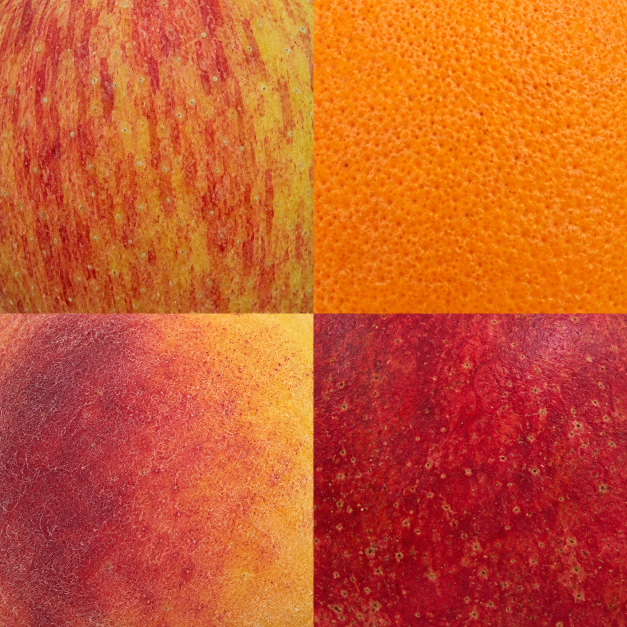
#> input picture 3d/tools/fruits-realism/skin-atlas.png, 1254 x 1254 px (shown at 1/2 size)
$ python build.py
#> lines starting #> are read from the running program, lines starting #| are printed output that depends on the picture
"""Deterministic glTF 2.0 food asset. Python 3 + numpy + Pillow; no runtime dependencies.

Source composition/scale: fruits-clean-v2.glb. New parametrically sculpted geometry,
UVs, smooth normals, embedded skin albedo and separate micro-normal/roughness maps.
Skin atlas is generated source artwork; previews must be rendered from this GLB.
"""
import sys, json, struct, io, math
from pathlib import Path
import numpy as np
from PIL import Image, ImageFilter

ROOT = Path(__file__).resolve().parents[3]
OUT = ROOT / '3d/assets/fruits-real-v1.glb'
ATLAS = Image.open(Path(__file__).with_name('skin-atlas.png')).convert('RGB')
#> ATLAS is the input picture: PIL image 1254x1254 RGB; mean R, G, B 201.8, 88.4, 42.9
RNG = np.random.default_rng(240914)
PI = np.pi
gltf = dict(asset={'version':'2.0','generator':'Qadam fruit studio 1.0'}, scene=0,
            scenes=[{'nodes':[]}], nodes=[], meshes=[], materials=[], textures=[],
            images=[], samplers=[{'magFilter':9729,'minFilter':9987,'wrapS':10497,'wrapT':10497}],
            accessors=[], bufferViews=[], buffers=[])
chunks=[]
byte_offset=0
mesh_records=[]

def blob(data, target=None):
    global byte_offset
    data=bytes(data); n=len(data)
    view={'buffer':0,'byteOffset':byte_offset,'byteLength':n}
    if target: view['target']=target
    gltf['bufferViews'].append(view)
    padded=data+b'\x00'*((-n)%4);chunks.append(padded);byte_offset+=len(padded)
    return len(gltf['bufferViews'])-1

def accessor(arr, kind, component=5126, bounds=False):
    arr=np.asarray(arr,dtype={5126:'<f4',5125:'<u4',5121:'u1'}[component])
    item={'bufferView':blob(arr.tobytes(),34963 if kind=='SCALAR' else 34962),
          'componentType':component,'count':len(arr),'type':kind}
    if bounds: item.update(min=arr.min(axis=0).tolist(),max=arr.max(axis=0).tolist())
    if component==5121:item['normalized']=True
    gltf['accessors'].append(item);return len(gltf['accessors'])-1

def texture(array, name, jpeg=False):
    im=Image.fromarray(np.uint8(np.clip(array,0,255)))
    if not jpeg: im=im.resize((256,256),Image.Resampling.LANCZOS)
    buf=io.BytesIO();im.save(buf,format='JPEG' if jpeg else 'PNG',quality=91,optimize=True)
    gltf['images'].append({'name':name,'bufferView':blob(buf.getvalue()),'mimeType':'image/jpeg' if jpeg else 'image/png'})
    gltf['textures'].append({'source':len(gltf['images'])-1,'sampler':0})
    return len(gltf['textures'])-1

def noise(n, coarse, seed):
    rng=np.random.default_rng(seed)
    small=Image.fromarray(np.uint8(rng.random((coarse,coarse))*255))
    return np.asarray(small.resize((n,n),Image.Resampling.BICUBIC),dtype=float)/255

def skin(kind, tile, roughness, normal_strength, seed):
    n=512
    if tile is not None:
        w,h=ATLAS.size;x,y=tile
        img=ATLAS.crop((x*w//2,y*h//2,(x+1)*w//2,(y+1)*h//2)).resize((n,n),Image.Resampling.LANCZOS)
        rgb=np.array(img,dtype=float)
        # Mirrored repeat makes longitude continuous without painting a seam.
        col=np.arange(n); col=np.where(col<n//2,col*2,(n-1-col)*2)
        rgb=rgb[:,col]
        if kind=='peach':
            soft=np.array(Image.fromarray(rgb.astype('uint8')).filter(ImageFilter.GaussianBlur(1.1)),dtype=float)
            rgb=0.42*rgb+0.58*soft
    else:
        broad=noise(n,12,seed);fine=noise(n,90,seed+1)
        color=np.array([61,51,69]) if kind=='grape' else np.array([72,93,28])
        rgb=np.tile(color,(n,n,1)).astype(float)
        rgb+=(broad[...,None]-.5)*np.array([36,32,42])
        rgb+=(fine[...,None]-.5)*8
    micro=noise(n,240,seed+2); broad=noise(n,18,seed+3)
    luminance=rgb.mean(axis=2)/255
    low=np.asarray(Image.fromarray(np.uint8(luminance*255)).filter(ImageFilter.GaussianBlur(3)),float)/255
    height=(luminance-low)*.5+(micro-.5)*.15
    # All fruit skins have small pores; the roughness maps remain non-metallic.
    dx=(np.roll(height,-1,axis=1)-np.roll(height,1,axis=1))*normal_strength
    dy=(np.roll(height,-1,axis=0)-np.roll(height,1,axis=0))*normal_strength
    normals=np.stack([-dx,dy,np.ones_like(dx)],axis=-1)
    normals/=np.linalg.norm(normals,axis=-1,keepdims=True)
    orm=np.zeros((n,n,3));orm[:,:,0]=255
    orm[:,:,1]=np.clip(roughness+(broad-.5)*.14+(micro-.5)*.07,.15,.96)*255
    mat={'name':kind+' skin','pbrMetallicRoughness':{
        'baseColorTexture':{'index':texture(rgb,kind+' albedo',True)},
        'metallicFactor':0,'roughnessFactor':1,
        'metallicRoughnessTexture':{'index':texture(orm,kind+' roughness')}},
        'normalTexture':{'index':texture((normals*.5+.5)*255,kind+' micro-normal'),'scale':.6}}
    gltf['materials'].append(mat);return len(gltf['materials'])-1

def simple(name, color, rough):
    # glTF factors are linear; convert artist-authored sRGB swatches correctly.
    c=np.array(color)/255;c=np.where(c<=.04045,c/12.92,((c+.055)/1.055)**2.4)
    gltf['materials'].append({'name':name,'pbrMetallicRoughness':{'baseColorFactor':[*c.tolist(),1], 'metallicFactor':0,'roughnessFactor':rough}})
    return len(gltf['materials'])-1

apple_mat=skin('apple',(0,0),.34,2.5,1)
orange_mat=skin('orange',(1,0),.52,4.5,2)
#> call 2 of skin, with kind = 'orange', tile = (1, 0), roughness = 0.52, normal_strength = 4.5, seed = 2
#> in skin (call 2), `height=(luminance-low)*.5+(micro-.5)*.15`:
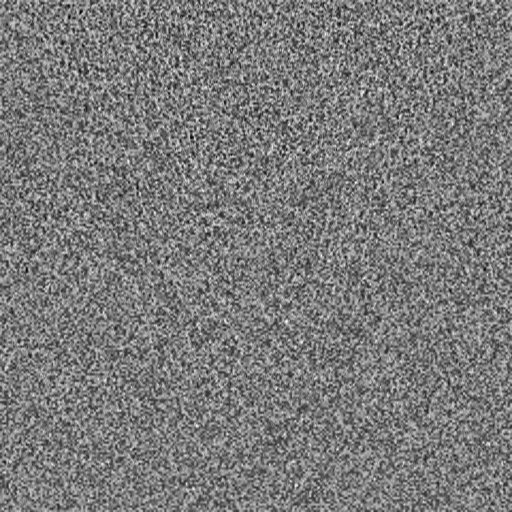
#> height: shape (512, 512) float64; min -0.15, max 0.162, mean 0.000474; drawn with min black and max white
#> in skin (call 2), `dy=(np.roll(height,-1,axis=0)-np.roll(height,1,axis=0))*normal_strength`:
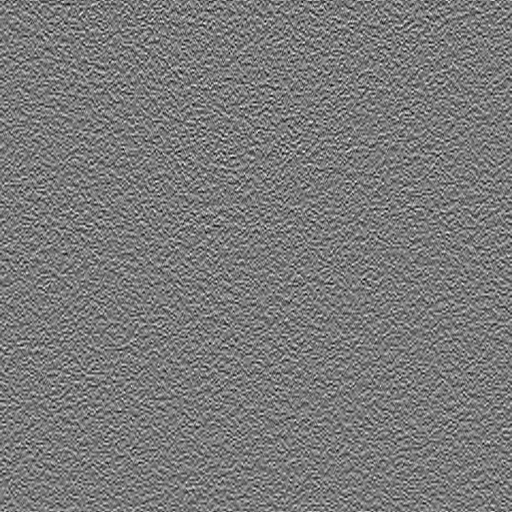
#> dy: shape (512, 512) float64; min -0.903, max 0.976, mean -8.13e-20; drawn with min black and max white
#> in skin (call 2), `normals/=np.linalg.norm(normals,axis=-1,keepdims=True)`:
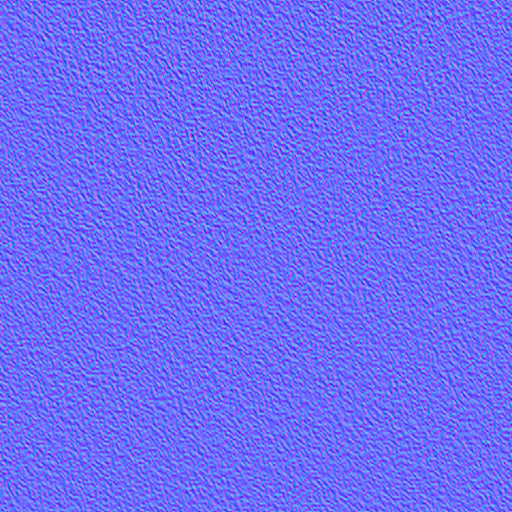
#> normals: shape (512, 512, 3) float64; mean of channels 0, 1, 2 9.15e-06, -5.11e-05, 0.955; drawn with min black and max white
#> in skin (call 2), `orm[:,:,1]=np.clip(roughness+(broad-.5)*.14+(micro-.5)*.07,.15,.96)*255`:
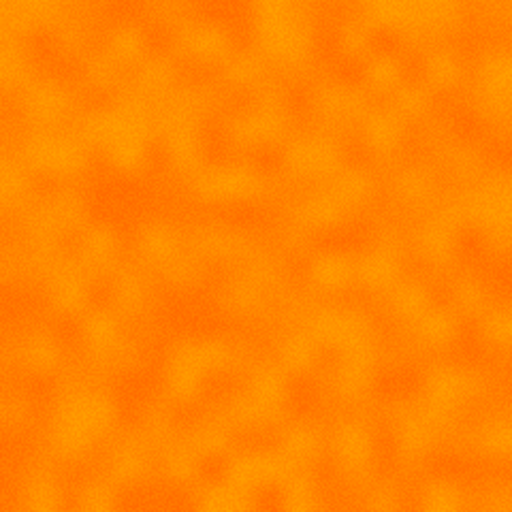
#> orm: shape (512, 512, 3) float64; mean of channels 0, 1, 2 255, 132, 0; drawn as R, G, B
#> in texture (call 6), `if not jpeg: im=im.resize((256,256),Image.Resampling.LANCZOS)`:
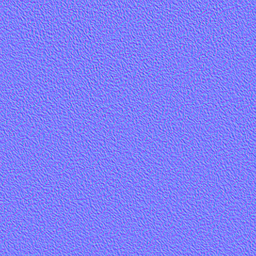
#> im: PIL image 256x256 RGB; mean R, G, B 127, 127, 248.8
peach_mat=skin('peach',(0,1),.78,1.2,3)
#> call 3 of skin, with kind = 'peach', tile = (0, 1), roughness = 0.78, normal_strength = 1.2, seed = 3
#> in skin (call 3), `img=ATLAS.crop((x*w//2,y*h//2,(x+1)*w//2,(y+1)*h//2)).resize((n,n),Ima..`:
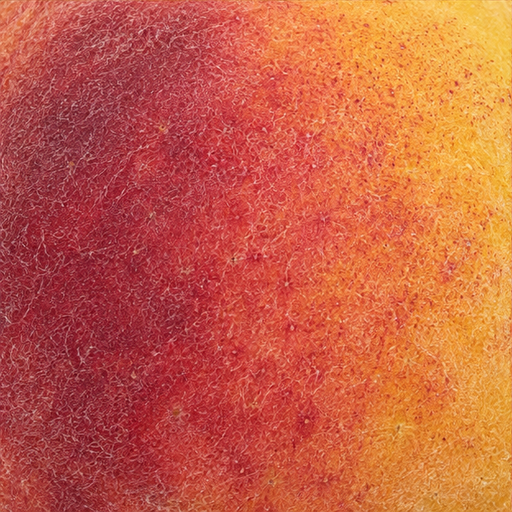
#> img: PIL image 512x512 RGB; mean R, G, B 199, 94.7, 67.7
#> in skin (call 3), `rgb=rgb[:,col]`:
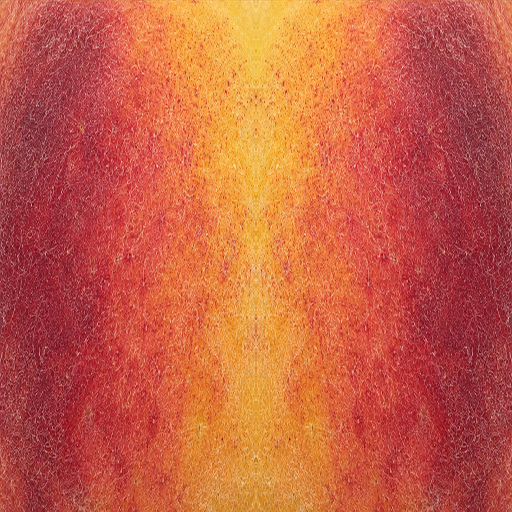
#> rgb: shape (512, 512, 3) float64; mean R, G, B 198.9, 94.7, 67.7
pom_mat=skin('pomegranate',(1,1),.40,2.4,4)
grape_mat=skin('grape',None,.53,1.3,5)
leaf_mat=skin('leaf',None,.59,2,6)
stem_mat=simple('dry woody stems',(92,63,30),.86)
crown_mat=simple('pomegranate calyx',(125,66,35),.72)
plate_mat=simple('warm porcelain glaze',(236,230,213),.23)
rim_mat=simple('fine olive ceramic rim',(80,92,65),.27)

def mesh(name, vertices, faces, uv, mat):
    vertices=np.asarray(vertices,float);faces=np.asarray(faces,np.uint32).reshape(-1,3)
    normal=np.zeros_like(vertices)
    cross=np.cross(vertices[faces[:,1]]-vertices[faces[:,0]],vertices[faces[:,2]]-vertices[faces[:,0]])
    for k in range(3):np.add.at(normal,faces[:,k],cross)
    normal_length=np.linalg.norm(normal,axis=1,keepdims=True)
    normal=np.divide(normal,normal_length,out=np.zeros_like(normal),where=normal_length>1e-12)
    normal[normal_length[:,0]<=1e-12]=[0,1,0]
    attrs={'POSITION':accessor(vertices,'VEC3',bounds=True),'NORMAL':accessor(normal,'VEC3')}
    if uv is not None:
        uv=np.asarray(uv,float)
        attrs['TEXCOORD_0']=accessor(uv,'VEC2')
        tangent=np.zeros_like(vertices)
        p0,p1,p2=vertices[faces[:,0]],vertices[faces[:,1]],vertices[faces[:,2]]
        t0,t1,t2=uv[faces[:,0]],uv[faces[:,1]],uv[faces[:,2]]
        d1,d2=p1-p0,p2-p0;dt1,dt2=t1-t0,t2-t0
        denominator=dt1[:,0]*dt2[:,1]-dt1[:,1]*dt2[:,0]
        valid=np.abs(denominator)>1e-12
        direction=np.zeros_like(d1)
        direction[valid]=(d1[valid]*dt2[valid,1,None]-d2[valid]*dt1[valid,1,None])/denominator[valid,None]
        for k in range(3):np.add.at(tangent,faces[:,k],direction)
        tangent-=normal*np.sum(normal*tangent,axis=1,keepdims=True)
        tangent_length=np.linalg.norm(tangent,axis=1,keepdims=True)
        tangent=np.divide(tangent,tangent_length,out=np.zeros_like(tangent),where=tangent_length>1e-12)
        tangent[tangent_length[:,0]<=1e-12]=[1,0,0]
        attrs['TANGENT']=accessor(np.column_stack([tangent,np.ones(len(tangent))]),'VEC4')
    primitive={'attributes':attrs,'indices':accessor(faces.flatten(),'SCALAR',5125),'material':mat}
    gltf['meshes'].append({'name':name,'primitives':[primitive]})
    gltf['nodes'].append({'name':name,'mesh':len(gltf['meshes'])-1})
    gltf['scenes'][0]['nodes'].append(len(gltf['nodes'])-1)
    mesh_records.append((name,vertices,normal,primitive))

def rotation(rx=0,ry=0,rz=0):
    a,b,c=np.deg2rad([rx,ry,rz]);
    return np.array([[np.cos(c),-np.sin(c),0],[np.sin(c),np.cos(c),0],[0,0,1]]) @ np.array([[np.cos(b),0,np.sin(b)],[0,1,0],[-np.sin(b),0,np.cos(b)]]) @ np.array([[1,0,0],[0,np.cos(a),-np.sin(a)],[0,np.sin(a),np.cos(a)]])

def fruit(name,kind,center,radii,mat,angles=(0,0,0),phase=0,nu=96,nv=64):
    theta=np.linspace(.0001,PI-.0001,nv+1)[:,None]
    phi=np.linspace(0,2*PI,nu+1)[None,:]
    st=np.sin(theta);ct=np.cos(theta)
    lobes=1+.025*np.cos(5*phi+phase)*st**2
    asym=1+.025*np.sin(3*phi+theta*2+phase)*st+.014*np.cos(7*phi-3*theta)*st
    radial=st*lobes*asym
    vertical=np.broadcast_to(ct,(nv+1,nu+1)).copy()
    if kind=='apple':
        radial*=1+.08*ct
        vertical-=.26*np.exp(-(theta/.29)**2)
        vertical+=.12*np.exp(-((PI-theta)/.25)**2)
        vertical+=.04*np.cos(5*phi+phase)*np.exp(-(theta/.6)**2)
    elif kind=='orange':
        vertical-=.055*np.exp(-(theta/.22)**2)
        vertical+=.05*np.exp(-((PI-theta)/.2)**2)
        radial*=1+.007*np.sin(23*phi+theta*37)*st
    elif kind=='peach':
        seam=np.exp(-(np.sin(phi-phase)/.085)**2)*(.5+.5*np.cos(phi-phase))
        radial*=1-.055*seam
        vertical-=.13*np.exp(-(theta/.24)**2)
        vertical+=.025*np.cos(phi-phase)*st
    elif kind=='pomegranate':
        radial*=1+.035*np.cos(6*phi+phase)*st-.1*ct
        vertical-=.085*np.exp(-(theta/.27)**2)
    x=radial*np.cos(phi)*radii[0];z=radial*np.sin(phi)*radii[2]
    y=vertical*radii[1]
    v=np.stack([x,y,z],axis=-1).reshape(-1,3)
    rot=rotation(*angles);v=v@rot.T+center
    uv=np.stack(np.broadcast_arrays(phi/(2*PI),theta/PI),axis=-1).reshape(-1,2)
    f=[]
    for j in range(nv):
        for i in range(nu):
            a=j*(nu+1)+i;b=a+nu+1
            f.extend([(a,a+1,b),(a+1,b+1,b)])
    mesh(name,v,f,uv,mat)
    return np.array(center)+rot@np.array([0,radii[1]*(.74 if kind=='apple' else .87 if kind=='peach' else .95),0]),rot

def tube(name,points,radii,mat,sides=10):
    pts=np.asarray(points);v=[];uv=[]
    for j,p in enumerate(pts):
        t=pts[min(j+1,len(pts)-1)]-pts[max(j-1,0)];t=t/np.linalg.norm(t)
        n=np.cross(t,[0,0,1] if abs(t[2])<.9 else [1,0,0]);n/=np.linalg.norm(n);b=np.cross(t,n)
        for i in range(sides+1):
            ang=i*2*PI/sides;v.append(p+radii[j]*(n*np.cos(ang)+b*np.sin(ang)));uv.append([i/sides,j/(len(pts)-1)])
    f=[]
    for j in range(len(pts)-1):
        for i in range(sides):
            a=j*(sides+1)+i;b=a+sides+1;f.extend([(a,b,a+1),(a+1,b,b+1)])
    mesh(name,v,f,uv,mat)

def stem(name,tip,rot,length=.012):
    local=np.array([[0,-.002,0],[.001,length*.35,0],[.0025,length*.72,.0008],[.004,length,.001]])
    tube(name,local@rot.T+tip,[.0018,.00165,.0013,.001],stem_mat)

def leaf(name,base,length,width,angles):
    v=[];uv=[];rows=22;cols=8
    for j in range(rows+1):
        t=j/rows;wid=width*np.sin(PI*t)**.75*(1+.055*np.sin(t*PI*18))
        for i in range(cols+1):
            s=i/cols*2-1
            v.append([s*wid,.007*np.sin(PI*t)-.003*abs(s)+.0015*np.sin(t*13)*s,length*t]);uv.append([i/cols,t])
    v=np.array(v)@rotation(*angles).T+base;f=[]
    for j in range(rows):
        for i in range(cols):
            a=j*(cols+1)+i;b=a+cols+1;f.extend([(a,b,a+1),(a+1,b,b+1)])
    mesh(name,v,f,uv,leaf_mat)
    gltf['materials'][leaf_mat]['doubleSided']=True
    mid=np.array([[0,.007*np.sin(PI*t)+.00025,length*t] for t in np.linspace(0,1,12)])@rotation(*angles).T+base
    tube(name+' central vein',mid,np.linspace(.00045,.00015,len(mid)),stem_mat,6)

# Real plate dimensions: diameter 34 cm, shallow bowl, rolled lip and foot ring.
profile=[(0,.007),(.07,.007),(.092,.007),(.108,.009),(.124,.013),(.14,.019),(.155,.024),(.163,.026),(.168,.0265),(.170,.0255),(.1705,.024),(.1695,.0225),(.163,.021),(.151,.018),(.136,.013),(.12,.007),(.107,.004),(.103,.002),(.102,0),(.096,0),(.095,.003),(.085,.004),(0,.004)]
# Interpolate smooth profile with Catmull-Rom, preserve Y=0.
smooth=[]
for j in range(len(profile)-1):
    p0=np.array(profile[max(0,j-1)]);p1=np.array(profile[j]);p2=np.array(profile[j+1]);p3=np.array(profile[min(len(profile)-1,j+2)])
    for t in np.linspace(0,1,4,endpoint=False):
        q=.5*((2*p1)+(-p0+p2)*t+(2*p0-5*p1+4*p2-p3)*t*t+(-p0+3*p1-3*p2+p3)*t**3)
        smooth.append((max(0,q[0]),max(0,q[1])))
smooth.append(profile[-1]);v=[];uv=[];f=[];segments=160
for j,(r,y) in enumerate(smooth):
    for i in range(segments+1):
        a=i*2*PI/segments;v.append([r*np.cos(a),y,r*np.sin(a)]);uv.append([i/segments,j/(len(smooth)-1)])
for j in range(len(smooth)-1):
    for i in range(segments):
        a=j*(segments+1)+i;b=a+segments+1;f.extend([(a,a+1,b),(a+1,b+1,b)])
mesh('Porcelain plate - rolled lip and foot',v,f,uv,plate_mat)
# A restrained glazed ring, physically thin rather than a large painted stripe.
ring=[]
for t in np.linspace(0,2*PI,193):ring.append([.165*np.cos(t),.027,.165*np.sin(t)])
tube('Hand-glazed olive rim',ring,[.00065]*len(ring),rim_mat,8)

# Composition follows clean-v2's fruit assortment, with natural sizes and asymmetry.
tip,rot=fruit('Gala apple','apple',[-.035,.053,.020],[.042,.045,.040],apple_mat,(-8,32,-12),.4)
stem('Apple woody curved stem',tip,rot)
leaf('Apple leaf',tip,.033,.010,(28,110,-20))
fruit('Navel orange','orange',[-.064,.050,-.056],[.038,.038,.037],orange_mat,(7,40,8),.8)
fruit('Small mandarin','orange',[-.003,.042,.097],[.031,.027,.031],orange_mat,(15,-30,0),1.8)
tip,rot=fruit('Blushed peach front','peach',[.065,.049,.064],[.040,.039,.037],peach_mat,(-15,-35,18),.65)
stem('Peach short stalk',tip,rot,.005)
tip,rot=fruit('Blushed peach rear','peach',[-.002,.061,-.076],[.038,.037,.038],peach_mat,(12,105,-8),1.2)
tip,rot=fruit('Ruby pomegranate','pomegranate',[.072,.061,-.029],[.043,.046,.042],pom_mat,(5,-22,-13),.2)
# Open six-point calyx: a flared, lobed crown, not six cylinders.
verts=[];uv=[];faces=[];seg=60
for j in range(7):
    t=j/6
    for i in range(seg+1):
        a=i/seg*2*PI;star=(.5+.5*np.cos(6*a))**1.3
        radius=.006*(1-.2*np.sin(PI*t))+.003*t*t
        y=t*(.008+.006*star)
        verts.append([radius*np.cos(a),y,radius*np.sin(a)]);uv.append([i/seg,t])
for j in range(6):
    for i in range(seg):
        a=j*(seg+1)+i;b=a+seg+1;faces.extend([(a,b,a+1),(a+1,b,b+1)])
mesh('Pomegranate open six-point crown',np.array(verts)@rot.T+tip,faces,uv,crown_mat)
gltf['materials'][crown_mat]['doubleSided']=True

# Branching, irregular bunch of dark grapes in the left/front quarter.
grape_positions=[]
for row,count in enumerate([4,5,5,4,3,2]):
    for k in range(count):
        x=-.101+(k-(count-1)/2)*.017+RNG.uniform(-.002,.002)
        z=-.015+row*.019+RNG.uniform(-.003,.003)
        y=.032+.012*np.sin(k*1.9+row*.6)+.007*(1-row/7)
        r=RNG.uniform(.010,.013)
        grape_positions.append([x,y,z])
        fruit(f'Grape {row}-{k}','grape',[x,y,z],[r*.93,r*1.15,r],grape_mat,(RNG.uniform(-25,25),RNG.uniform(0,360),RNG.uniform(-25,25)),k+row,28,20)
branch=np.array([[-.092,.069,-.034],[-.096,.058,-.013],[-.101,.049,.016],[-.102,.034,.053],[-.104,.024,.084]])
tube('Grape main woody branch',branch,[.0023,.002,.0016,.0012,.0007],stem_mat)
for i,p in enumerate(grape_positions[::3]):
    near=branch[np.argmin(np.linalg.norm(branch-np.array(p),axis=1))]
    tube(f'Grape pedicel {i}',[near,(near+p)/2+[0,.003,0],np.array(p)+[0,.009,0]],[.00085,.0007,.00045],stem_mat,7)
leaf('Grape leaf',[-.099,.050,-.021],.039,.022,(-10,-65,16))

# Approximate baked diffuse contact occlusion, based on the actual fruit bounds.
# It is independent of the presentation light and follows the asset into AR.
occluders=[]
for name,verts,norm,prim in mesh_records:
    if name in ['Gala apple','Navel orange','Small mandarin','Blushed peach front','Blushed peach rear','Ruby pomegranate'] or name.startswith('Grape ') and name[6:7].isdigit():
        lo=verts.min(axis=0);hi=verts.max(axis=0)
        occluders.append((name,(lo+hi)/2,np.min(hi-lo)*.47))
for name,verts,norm,prim in mesh_records:
    occlusion=np.zeros(len(verts))
    for other,center,radius in occluders:
        if other==name:continue
        delta=center-verts;distance=np.linalg.norm(delta,axis=1)
        direction=delta/np.maximum(distance[:,None],1e-8)
        facing=np.maximum(0,np.sum(norm*direction,axis=1))
        solid=1-np.sqrt(1-np.minimum(.999,(radius/np.maximum(distance,1e-6))**2))
        occlusion+=solid*facing
    if name!='Porcelain plate - rolled lip and foot':
        occlusion+=np.maximum(0,-norm[:,1])*.38*np.exp(-np.maximum(0,verts[:,1]-.01)/.08)
    ao=np.clip(1-.85*occlusion,.28,1)
    color=np.column_stack([np.repeat(np.round(ao[:,None]*255),3,axis=1),np.full(len(verts),255)])
    prim['attributes']['COLOR_0']=accessor(color,'VEC4',5121)

gltf['buffers']=[{'byteLength':byte_offset}]
j=json.dumps(gltf,separators=(',',':')).encode();j+=b' '*((-len(j))%4)
binary=b''.join(chunks)
result=struct.pack('<4sII',b'glTF',2,12+8+len(j)+8+len(binary))+struct.pack('<I4s',len(j),b'JSON')+j+struct.pack('<I4s',len(binary),b'BIN\0')+binary
OUT.write_bytes(result)
print(f'BUILT {OUT.name}: {len(result)} bytes, {len(gltf["meshes"])} meshes, {len(gltf["images"])} embedded PBR maps')
